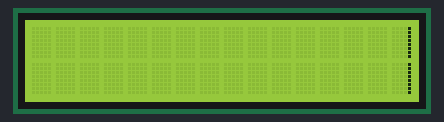
The sketch below on a simulated Arduino Uno, built with avr-gcc and run on an emulated ATmega328P. Parts: 16×2 character LCD.

Above: at 0.12 s.
At 0.92 s:
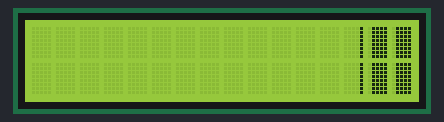
At 1.83 s:
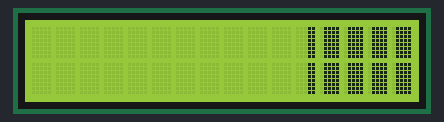
At 3.54 s:
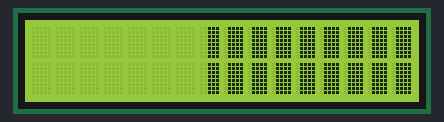
At 5.25 s:
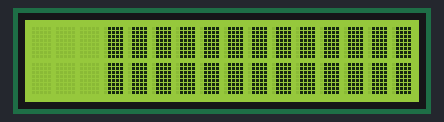
At 7.06 s:
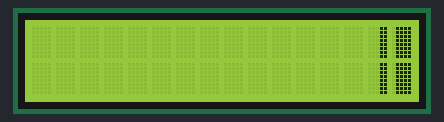

Measured:
- by itself, everything shown: repeats every 6.4 s, in 64 steps

The sketch:

211122_Ph_ch10_Exercise_10_2.ino
```cpp
#include <LiquidCrystal.h>
LiquidCrystal lcd(2, 3, 4, 5, 6, 7);
byte p20[8]={
  B00001,
  B00001,
  B00001,
  B00001,
  B00001,
  B00001,
  B00001,
  B00001,
};
byte p40[8]={
  B00011,
  B00011,
  B00011,
  B00011,
  B00011,
  B00011,
  B00011,
  B00011,
};
byte p60[8]={
  B00111,
  B00111,
  B00111,
  B00111,
  B00111,
  B00111,
  B00111,
  B00111,
};
byte p80[8]={
  B01111,
  B01111,
  B01111,
  B01111,
  B01111,
  B01111,
  B01111,
  B01111,
};
byte p100[8]={
  B11111,
  B11111,
  B11111,
  B11111,
  B11111,
  B11111,
  B11111,
  B11111,
};

void setup() {
  // put your setup code here, to run once:
  lcd.begin(16, 2); //Set up the LCDs number of columns and rows
  lcd.print("Jeremy's Display"); // Print a message to the LCD
  lcd.createChar(0, p20); //Make progress characters
  lcd.createChar(1, p40);
  lcd.createChar(2, p60);
  lcd.createChar(3, p80);
  lcd.createChar(4, p100);
}

void loop() {
  // put your main code here, to run repeatedly:
  lcd.setCursor(0,0);
  lcd.print("                "); //Clear the line each time it reaches the end with 16 " " (spaces)
  lcd.setCursor(0,1); //Move cursor to second line
  lcd.print("                "); //Clear the line each time it reaches the end with 16 " " (spaces)

  for (int i = 15; i >= 0; i--) { //Iterate through each character on the second line
    for (int j = 0; j < 4; j++) { //Iterate through each progress value for each character

      lcd.setCursor(i, 0); //Move the cursor to this location
      lcd.write(j); //Update progress bar
      lcd.setCursor(i, 1); //Move the cursor to this location
      lcd.write(j); //Update progress bar
      delay(100); //Wait
    }
  }
}
```
